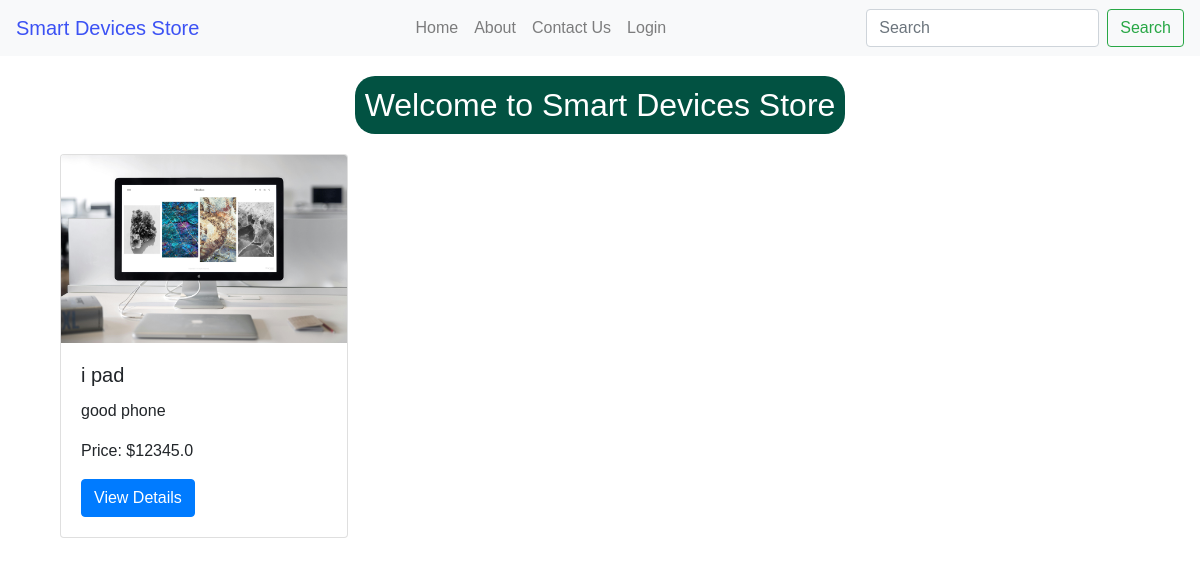
Screenshot of /search with the database file from the repository.
### app/models.py (models this page shows)
class Product(db.Model):
    id = db.Column(db.Integer, primary_key=True)
    name = db.Column(db.String(100), nullable=False)
    description = db.Column(db.Text, nullable=False)
    price = db.Column(db.Float, nullable=False)
    image_filename = db.Column(db.String(100), nullable=False)
    orders = db.relationship('Order', backref='product', lazy=True, cascade="all, delete")

### app/routes.py (the view)
@app.route('/search', methods=['GET'])
def search():
    query = request.args.get('query')
    if query:
        products = Product.query.filter(Product.name.like(f'%{query}%')).all()
    else:
        products = Product.query.all()
    return render_template('index.html', products=products)

### app/templates/index.html
{% extends "base.html" %}
{% block content %}
<h2>Welcome to Smart Devices Store</h2>
<div class="container">
    <div class="row">
        {% if products %}
            {% for product in products %}
            <div class="col-md-4">
                <div class="card" style="width: 18rem;">
                    <img src="{{ url_for('static', filename='uploads/' ~ product.image_filename) }}" class="card-img-top" alt="{{ product.name }}">
                    <div class="card-body">
                        <h5 class="card-title">{{ product.name }}</h5>
                        <p class="card-text">{{ product.description }}</p>
                        <p class="card-text">Price: ${{ product.price }}</p>
                        <a href="{{ url_for('product', id=product.id) }}" class="btn btn-primary">View Details</a>
                    </div>
                </div>
            </div>
            {% endfor %}
        {% else %}
            <p >No products available.</p>
        {% endif %}
    </div>
</div>
{% endblock %}

### app/static/main.css (style rules this page uses)
* { font-family:'Lucida Sans', 'Lucida Sans Regular', 'Lucida Grande', 'Lucida Sans Unicode', Geneva, Verdana, sans-serif ; padding: 0 ; margin: 0 ; }
h2 { text-align: center; padding: 10px; width: fit-content; margin: 20px auto; background-color: rgb(2, 82, 66); color: white; border-radius: 20px; transition: .5s; }

### rows the page displays
Product: image_filename (picture), name "i pad", description "good phone", price "12345.0"
